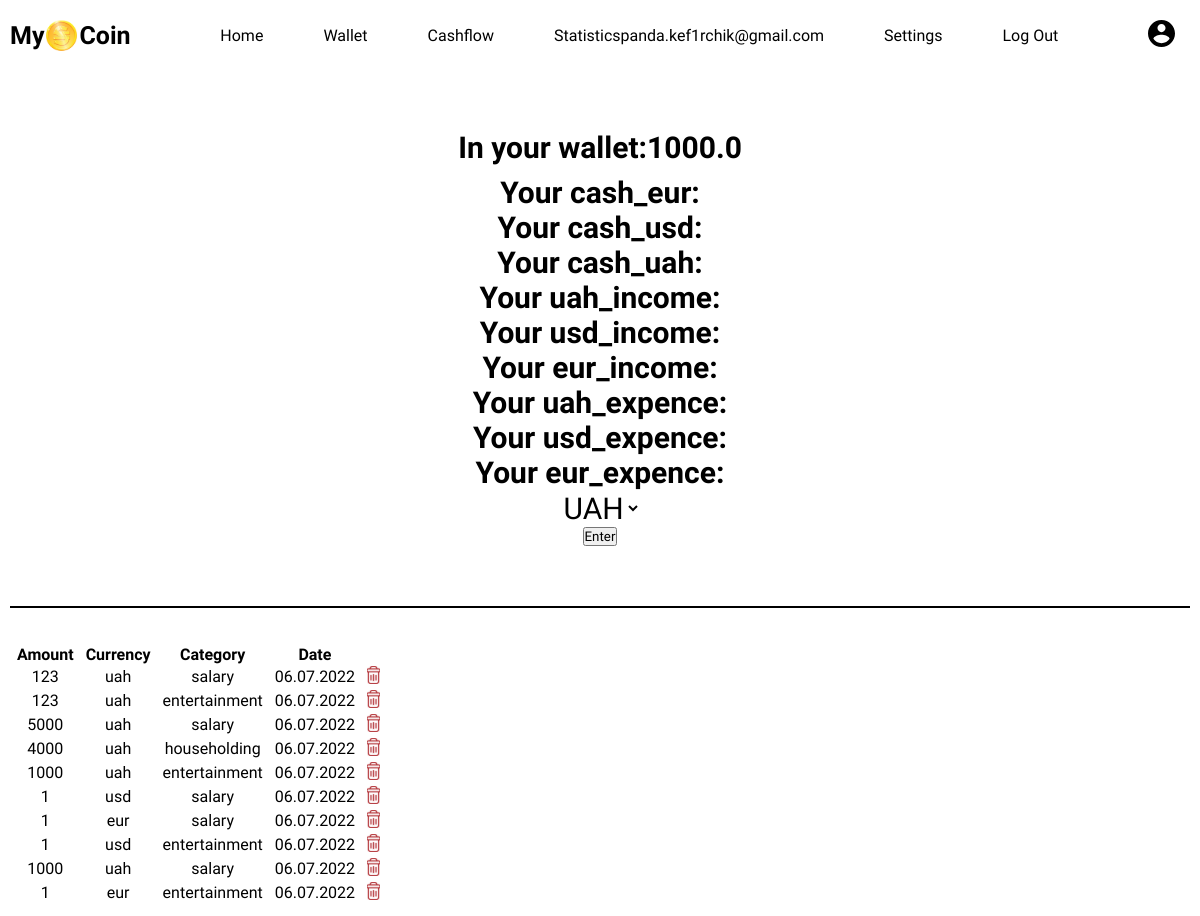
Screenshot of /wallet (signed in) with the database file from the repository.
### tables this page shows
CREATE TABLE users (id INTEGER PRIMARY KEY AUTOINCREMENT NOT NULL,
username TEXT NOT NULL,
hash TEXT NOT NULL, confirmed BOOLEAN);

CREATE TABLE cashflow(    
      id INTEGER PRIMARY KEY AUTOINCREMENT NOT NULL ,
      cashflow_id INTEGER NOT NULL ,     
      type TEXT NOT NULL,
      count INTEGER,
      currency TEXT NOT NULL,
      category TEXT NOT NULL,
      daytime  DATETIME NOT NULL DEFAULT CURRENT_TIMESTAMP ,
      FOREIGN KEY(cashflow_id) REFERENCES users(id)
);

### app.py (the view)
@app.route("/wallet", methods=["GET", "POST"])
@login_required
def wallet():
    if request.method == "POST":
        uah_income = db.execute("SELECT sum(count) FROM cashflow WHERE type = 'income' and cashflow_id = ? and currency = 'uah'", session["user_id"])[0]["sum(count)"]
        usd_income = db.execute("SELECT sum(count) FROM cashflow WHERE type = 'income' and cashflow_id = ? and currency = 'usd'", session["user_id"])[0]["sum(count)"]
        eur_income = db.execute("SELECT sum(count) FROM cashflow WHERE type = 'income' and cashflow_id = ? and currency = 'eur'", session["user_id"])[0]["sum(count)"]
        uah_expence = db.execute("SELECT sum(count) FROM cashflow WHERE type = 'expense' and cashflow_id = ? and currency = 'uah'", session["user_id"])[0]["sum(count)"]
        usd_expence = db.execute("SELECT sum(count) FROM cashflow WHERE type = 'expense' and cashflow_id = ? and currency = 'usd'", session["user_id"])[0]["sum(count)"]
        eur_expence = db.execute("SELECT sum(count) FROM cashflow WHERE type = 'expense' and cashflow_id = ? and currency = 'eur'", session["user_id"])[0]["sum(count)"]
        if uah_income is None:
            uah_income = 0
        if usd_income is None:
            usd_income = 0
        if eur_income is None:
            eur_income = 0
        if uah_expence is None:
            uah_expence = 0
        if usd_expence is None:
            usd_expence = 0
        if eur_expence is None:
            eur_expence = 0
        cash_uah = uah_income - uah_expence
        cash_usd = usd_income - usd_expence
        cash_eur = eur_income - eur_expence
        currency = request.form.get("currency")
        if currency == "UAH":
            usd_to_uah = exchange_rate["usd_to_uah"]
            eur_to_uah = exchange_rate["eur_to_uah"]
            cash_usd_in_uah = int(cash_usd) * usd_to_uah
            cash_usd_in_uah = float(round(cash_usd_in_uah, 2))
            cash_eur_in_uah = int(cash_eur) * eur_to_uah
            cash_eur_in_uah = float(round(cash_eur_in_uah, 2))
            cash_uah = float(round(cash_uah, 2))
            money = cash_usd_in_uah + cash_eur_in_uah + float(cash_uah)
        elif currency == "USD":
            uah_to_usd = exchange_rate["uah_to_usd"]
            eur_to_usd = exchange_rate["eur_to_usd"]
            cash_uah_in_usd = int(cash_uah) * uah_to_usd
            cash_uah_in_usd = float(round(cash_uah_in_usd, 2))
            cash_eur_in_usd = int(cash_eur) * eur_to_usd
            cash_eur_in_usd = float(round(cash_eur_in_usd, 2))
            cash_usd = str(round(cash_usd, 2))
            money = cash_uah_in_usd + cash_eur_in_usd + float(cash_usd)
        else:
            usd_to_eur = exchange_rate["usd_to_eur"]
            uah_to_eur = exchange_rate["uah_to_eur"]
            cash_usd_in_eur = int(cash_usd) * usd_to_eur
            cash_usd_in_eur = float(round(cash_usd_in_eur, 2))
            cash_uah_in_eur = int(cash_uah) * uah_to_eur
            cash_uah_in_eur = float(round(cash_uah_in_eur, 2))
            cash_eur = float(round(cash_eur, 2))
            money = cash_usd_in_eur + cash_uah_in_eur + float(cash_eur)
        my_coin = db.execute("SELECT id,count,currency,category,strftime('%d.%m.%Y',daytime) FROM cashflow WHERE cashflow_id = ?", session["user_id"])
        name = db.execute("SELECT username FROM users WHERE id = ?", session["user_id"])
        try:
            return render_template("wallet.html", my_coin = my_coin,name = name[0]["username"],money = money,cash_uah = cash_uah,cash_usd = cash_usd,cash_eur =cash_eur,uah_income = uah_income,usd_income = usd_income,eur_income= eur_income,uah_expence =uah_expence,usd_expence = usd_expence, eur_expence = eur_expence)
        except TypeError:
            render_template("emptywallet.html",name = name[0]["username"])
    else:
        uah_income = db.execute("SELECT sum(count) FROM cashflow WHERE type = 'income' and cashflow_id = ? and currency = 'uah'", session["user_id"])[0]["sum(count)"]
        usd_income = db.execute("SELECT sum(count) FROM cashflow WHERE type = 'income' and cashflow_id = ? and currency = 'usd'", session["user_id"])[0]["sum(count)"]
        eur_income = db.execute("SELECT sum(count) FROM cashflow WHERE type = 'income' and cashflow_id = ? and currency = 'eur'", session["user_id"])[0]["sum(count)"]
        uah_expence = db.execute("SELECT sum(count) FROM cashflow WHERE type = 'expense' and cashflow_id = ? and currency = 'uah'", session["user_id"])[0]["sum(count)"]
        usd_expence = db.execute("SELECT sum(count) FROM cashflow WHERE type = 'expense' and cashflow_id = ? and currency = 'usd'", session["user_id"])[0]["sum(count)"]
        eur_expence = db.execute("SELECT sum(count) FROM cashflow WHERE type = 'expense' and cashflow_id = ? and currency = 'eur'", session["user_id"])[0]["sum(count)"]
        if uah_income is None:
            uah_income = 0
        if usd_income is None:
            usd_income = 0
        if eur_income is None:
            eur_income = 0
        if uah_expence is None:
            uah_expence = 0
        if usd_expence is None:
            usd_expence = 0
        if eur_expence is None:
            eur_expence = 0
        cash_uah = uah_income - uah_expence
        cash_usd = usd_income - usd_expence
        cash_eur = eur_income - eur_expence
        usd_to_uah = exchange_rate["usd_to_uah"]
        eur_to_uah = exchange_rate["eur_to_uah"]
        cash_usd_in_uah = int(cash_usd) * usd_to_uah
        cash_usd_in_uah = float(round(cash_usd_in_uah, 2))
        cash_eur_in_uah = int(cash_eur) * eur_to_uah
        cash_eur_in_uah = float(round(cash_eur_in_uah, 2))
        cash_uah = float(round(cash_uah, 2))
        money = cash_usd_in_uah + cash_eur_in_uah + float(cash_uah)
        my_coin = db.execute("SELECT id,count,currency,category,strftime('%d.%m.%Y',daytime) FROM cashflow WHERE cashflow_id = ?", session["user_id"])
        name = db.execute("SELECT username FROM users WHERE id = ?", session["user_id"])
        try:
            return render_template("wallet.html", my_coin = my_coin,name = name[0]["username"],money = money)
        except TypeError:
            render_template("emptywallet.html",name = name[0]["username"])

### app.py (called while the page is built)
@app.after_request
def after_request(response):
    response.headers["Cache-Control"] = "no-cache, no-store, must-revalidate"
    response.headers["Expires"] = 0
    response.headers["Pragma"] = "no-cache"
    return response

### helpers.py (called while the page is built)
def login_required(f):
    @wraps(f)
    def decorated_function(*args, **kwargs):
        if session.get("user_id") is None:
            return redirect("/login")
        return f(*args, **kwargs)
    return decorated_function

### templates/wallet.html (shortened to what this page needs)
{% extends "index.html" %}
{% block main %}
    <form class="wallet-page" action="/wallet" method="post">
        <div class="money-in-wallet">
            <label class="in-your-wallet">In your wallet:{{money}}<br></label>
                <h4>Your cash_eur:{{cash_eur}}</h4>
                <h4>Your cash_usd:{{cash_usd}}</h4>
                <h4>Your cash_uah:{{cash_uah}}</h4>
                <h4>Your uah_income:{{uah_income}}</h4>
                <h4>Your usd_income:{{usd_income}}</h4>
                <h4>Your eur_income:{{eur_income}}</h4>
                <h4>Your uah_expence:{{uah_expence}}</h4>
                <h4>Your usd_expence:{{usd_expence}}</h4>
                <h4>Your eur_expence:{{eur_expence}}</h4>
                <select name="currency" id="currency">
                <option id="currency-value" value="UAH">UAH</option>
                </select>
                <button type="submit">Enter</button>
        </div>
    </form>
    <form class="wallet-page" action="/wallet" method="get">
        <hr class="wallet-upper-line">
        <table id="tabula" class="table table-dark table-sm" >
            <tr class="wallet-history-title">
                <td>Amount</td>
                <td>Currency</td>
                <td>Category</td>
                <td>Date</td>
                <td></td>
            </tr>
            {% for coin in my_coin %}
                <tr class="wallet-history-description">
                    <td class="wallet-history">{{coin["count"]}}</td>
                    <td class="wallet-history">{{coin["currency"]}}</td>
                    <td class="wallet-history">{{coin["category"]}}</td>
                    <td class="wallet-history">{{coin["strftime('%d.%m.%Y',daytime)"]}}</td>
                    <td class="wallet-history"><a href="{{ url_for('delete', deleted_id = coin["id"]) }}"</a><img class="trash-icon" src="../static/img/trash-icon.svg" alt="delete button"></button></td>
                </tr>
            {% endfor %}
    </form>
{% endblock %}

### templates/index.html (shortened to what this page needs)
<!DOCTYPE html>
<html lang="en">
    <head>
        <link href="/static/index.css" rel="stylesheet">
    </head>
    <body>
        <header>
            <a class="company-title" href="/home">My<img class="company-logo" src="../static/img/title-icon.svg" alt="coin">Coin</a>
            <nav class="navbar">
                    {% if session["user_id"] %}
                        <ul class="nav-menu">
                            <li class="nav-item"><a class="nav-link" href="/home">Home</a></li>
                            <li class="nav-item"><a class="nav-link" href="/wallet">Wallet</a></li>
                            <li class="nav-item"><a class="nav-link" href="/cashflow">Cashflow</a></li>
                            <li class="nav-item"><a class="nav-link" href="/statistics">Statistics</a></li>
                        </ul>
                        <ul class="nav-menu">
                            <li class="nav-item"><a class="nav-link">{{name}}</a></li>
                            <li class="nav-item"><a class="nav-link" href="/settings">Settings</a></li>
                            <li class="nav-item"><a class="nav-link" href="/logout">Log Out</a></li>
                        </ul>
                    {% else %}
                        <ul class="nav-menu">
                            <li class="nav-item"><a class="nav-link" href="/register">Register</a></li>
                            <li class="nav-item"><a class="nav-link" href="/login">Log In</a></li>
                        </ul>
                    {% endif %}
            </nav>
            <div class="user-nav">
            <img class="user-icon" src="../static/img/user-icon.svg" alt="user icon">
            </div>
        </header>
        <main class="container-fluid py-5 text-center">
            {% block main %}{% endblock %}
        </main>
    </body>
</html>

### static/index.css (style rules this page uses)
* { padding: 0; margin: 0; box-sizing: border-box; font-family: "Anek Latin", sans-serif; }
body { background-image: url("img/MyCoin-background.jpg"); background-size: cover; max-width: 100%; height: 100%; background-attachment: fixed; padding: 10px; }
header { display: flex; justify-content: space-between; align-items: center; height: 50px; }
header .company-title { display: flex; justify-content: center; align-items: center; font-size: 25px; font-weight: bold; }
header .company-title img { padding: 0 2px 0 2px; }
header li { list-style: none; }
header a { text-decoration: none; color: black; }
header .navbar { display: flex; min-height: 70px; justify-content: center; align-items: center; }
header .user-icon { padding-right: 15px; }
header .nav-menu { display: flex; align-items: center; gap: 60px; }

### static/wallet.css (style rules this page uses)
.money-in-wallet { font-size: 30px; font-weight: bold; display: flex; justify-content: center; align-items: center; flex-direction: column; }
.in-your-wallet { padding: 10px 0 10px 0; }
#currency { background: none; border: none; font-size: 30px; }
#currency-value { background: none; border: none; }
.wallet-page { padding-top: 60px; }
.wallet-history { font-family: "Klee One"; }
.wallet-history-title, .wallet-history-description { text-align: center; }
.wallet-history-title { font-size: medium; font-weight: bold; }
td { padding: 0 5px 0 5px; }
.wallet-upper-line { margin-bottom: 35px; width: 100%; height: 1.5px; display: flex; justify-content: center; background-color: black; border: black; }

### rows the page displays
users: username "panda.kef1rchik@gmail.com"
cashflow: count "123", currency "uah", category "salary", coin "06.07.2022"
cashflow: count "123", currency "uah", category "entertainment", coin "06.07.2022"
cashflow: count "5000", currency "uah", category "salary", coin "06.07.2022"
cashflow: count "4000", currency "uah", category "householding", coin "06.07.2022"
cashflow: count "1000", currency "uah", category "entertainment", coin "06.07.2022"
cashflow: count "1", currency "usd", category "salary", coin "06.07.2022"
cashflow: count "1", currency "eur", category "salary", coin "06.07.2022"
cashflow: count "1", currency "usd", category "entertainment", coin "06.07.2022"
cashflow: count "1000", currency "uah", category "salary", coin "06.07.2022"
cashflow: count "1", currency "eur", category "entertainment", coin "06.07.2022"

### other values shown
{{ money }} "1000.0"
